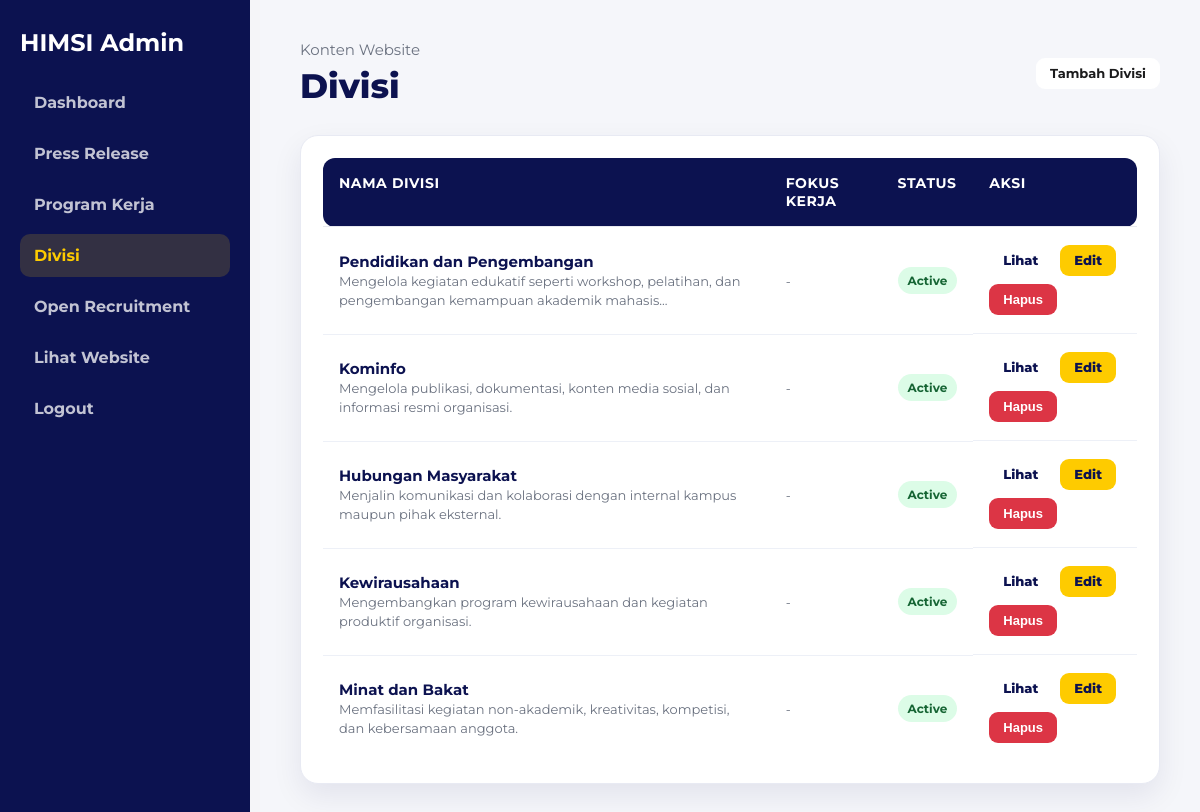
The app's page /admin/divisi/index.php (signed in) with its own data.
### tables this page shows
CREATE TABLE divisions (
    id INT AUTO_INCREMENT PRIMARY KEY,
    name VARCHAR(150) NOT NULL,
    description TEXT,
    created_at TIMESTAMP DEFAULT CURRENT_TIMESTAMP
);

### includes/functions.php (called while the page is built, shortened)
<?php
function e($value)
{
    return htmlspecialchars((string) $value, ENT_QUOTES, 'UTF-8');
}
function url($path = '')
{
    return BASE_URL . ltrim($path, '/');
}
function excerpt($text, $limit = 140)
{
    $text = strip_tags((string) $text);
    if (strlen($text) <= $limit) {
        return $text;
    }
    return substr($text, 0, $limit) . '...';
}

### admin/divisi/index.php (the view, shortened to what this page needs)
<?php
require_once __DIR__ . '/../../config/database.php';
require_once __DIR__ . '/../../includes/functions.php';
$stmt = $pdo->query("SELECT * FROM divisions ORDER BY id ASC");
$items = $stmt->fetchAll();
?>
<!DOCTYPE html>
<html lang="id">
<head>
    <?php include __DIR__ . '/../includes/head.php'; ?>
</head>
<body>
<?php include __DIR__ . '/../includes/sidebar.php'; ?>
<main class="admin-main">
    <header class="admin-header">
        <div>
            <p>Konten Website</p>
            <h1>Divisi</h1>
        </div>
        <a class="btn btn-add" href="create.php">Tambah Divisi</a>
    </header>
    <section class="admin-table-card">
        <table class="admin-table">
            <thead>
                <tr>
                    <th>Nama Divisi</th>
                    <th>Fokus Kerja</th>
                    <th>Status</th>
                    <th>Aksi</th>
                </tr>
            </thead>
            <tbody>
                <?php if ($items): ?>
                    <?php foreach ($items as $item): ?>
                        <tr>
                            <td>
                                <strong><?= e($item['name']); ?></strong><br>
                                <small><?= e(excerpt($item['description'] ?? '', 100)); ?></small>
                            </td>
                            <td><small><?= e(excerpt($item['focus'] ?? '-', 90)); ?></small></td>
                            <td>
                                <span class="badge <?= ($item['status'] ?? 'active') === 'active' ? 'published' : 'draft'; ?>">
                                    <?= e($item['status'] ?? 'active'); ?>
                                </span>
                            </td>
                            <td class="table-actions">
                                <a class="btn btn-view" href="<?= url('divisi.php'); ?>" target="_blank">Lihat</a>
                                <a class="btn btn-edit" href="edit.php?id=<?= e($item['id']); ?>">Edit</a>
                                <form method="POST" action="delete.php" onsubmit="return confirm('Hapus divisi ini?');">
                                    <button type="submit" class="btn btn-delete">Hapus</button>
                                </form>
                            </td>
                        </tr>
                    <?php endforeach; ?>
                <?php else: ?>
                    <tr>
                        <td colspan="4" class="empty-table">Belum ada data divisi.</td>
                    </tr>
                <?php endif; ?>
            </tbody>
        </table>
    </section>
</main>
</body>
</html>

### assets/css/admin.css (style rules this page uses)
:root { --primary: #0c1250; --secondary: #fecb00; --bg: #f5f5f8; --text: #1b1b1c; --muted: #666b75; --white: #ffffff; --danger: #b42318; --shadow: 0 18px 45px rgba(12, 18, 80, 0.12); }
* { box-sizing: border-box; }
body { margin: 0; font-family: 'Montserrat', Arial, sans-serif; color: var(--text); background: var(--bg); }
a { color: inherit; text-decoration: none; }
.admin-main { margin-left: 250px; padding: 34px; }
.admin-header { display: flex; align-items: center; justify-content: space-between; gap: 20px; margin-bottom: 28px; }
.admin-header p { margin: 0; color: var(--muted); }
.admin-header h1 { margin: 4px 0 0; color: var(--primary); }
.admin-table-card, .form-card { background: var(--white); border-radius: 18px; padding: 22px; box-shadow: var(--shadow); overflow-x: auto; }
.admin-table { width: 100%; border-collapse: collapse; min-width: 760px; }
.admin-table th, .admin-table td { padding: 14px 12px; border-bottom: 1px solid #e8e9ef; text-align: left; vertical-align: top; }
.admin-table th { color: var(--primary); font-size: 13px; text-transform: uppercase; letter-spacing: .04em; }
.admin-table small { color: var(--muted); }
.badge { display: inline-flex; padding: 6px 10px; border-radius: 999px; font-size: 12px; font-weight: 800; text-transform: uppercase; }
.badge.published { background: #dcfce7; color: #166534; }
.table-actions { display: flex; flex-wrap: wrap; align-items: center; gap: 10px; }
.table-actions a { color: var(--primary); font-weight: 800; }
.table-actions form { margin: 0; }
.admin-main { margin-left:260px; min-height:100vh; padding:40px; background:#f5f6fa; }
.admin-header { display:flex; justify-content:space-between; align-items:center; gap:20px; margin-bottom:28px; }
.admin-header p { margin:0 0 6px; color:#6b7280; font-size:15px; }
.admin-header h1 { margin:0; color:#0c1250; font-size:34px; font-weight:800; }
.admin-table-card { background:#fff; border-radius:18px; padding:22px; box-shadow:0 12px 30px rgba(12,18,80,.08); border:1px solid #e8eaf3; overflow-x:auto; }
.admin-table { width:100%; border-collapse:collapse; }
.admin-table th { background:#0c1250; color:#fff; text-align:left; padding:16px; font-size:14px; }
.admin-table th:first-child { border-radius:12px 0 0 12px; }
.admin-table th:last-child { border-radius:0 12px 12px 0; }
.admin-table td { padding:18px 16px; border-bottom:1px solid #edf0f7; vertical-align:middle; color:#1f2937; }
.admin-table tr:last-child td { border-bottom:none; }
.admin-table strong { color:#0c1250; font-size:15px; }
.admin-table small { color:#6b7280; font-size:13px; }
.table-actions { display:flex; align-items:center; gap:8px; flex-wrap:wrap; }
.table-actions form { margin:0; }
.btn { display:inline-flex; align-items:center; justify-content:center; padding:9px 14px; border-radius:9px; border:none; text-decoration:none; font-size:13px; font-weight:700; cursor:pointer; line-height:1; }
.btn-add, .btn-view { background:#fff; color:#1b1b1c; }
.btn-edit { background:#fecb00; color:#0c1250; }
.btn-delete { background:#dc3545; color:#fff; }
.badge { display:inline-flex; padding:6px 10px; border-radius:999px; font-size:12px; font-weight:700; text-transform:capitalize; }
.badge.published { background:#dcfce7; color:#166534; }

### records on screen
divisions: name "Pendidikan dan Pengembangan", description "Mengelola kegiatan edukatif seperti workshop, pelatihan, dan pengembangan kemampuan akademik mahasis...", focus "-", status "Active"
divisions: name "Kominfo", description "Mengelola publikasi, dokumentasi, konten media sosial, dan informasi resmi organisasi.", focus "-", status "Active"
divisions: name "Hubungan Masyarakat", description "Menjalin komunikasi dan kolaborasi dengan internal kampus maupun pihak eksternal.", focus "-", status "Active"
divisions: name "Kewirausahaan", description "Mengembangkan program kewirausahaan dan kegiatan produktif organisasi.", focus "-", status "Active"
divisions: name "Minat dan Bakat", description "Memfasilitasi kegiatan non-akademik, kreativitas, kompetisi, dan kebersamaan anggota.", focus "-", status "Active"
